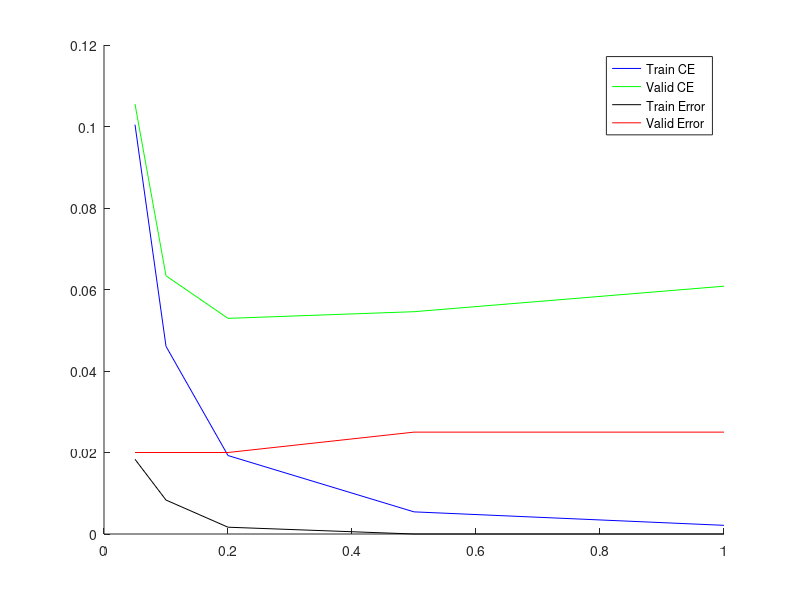

Source code (MATLAB):
data = [0.010000, 0.687340, 0.687621, 0.070000, 0.050000;
0.050000, 0.100447, 0.105500, 0.018333, 0.020000;
0.100000, 0.046057, 0.063364, 0.008333, 0.020000;
0.200000, 0.019255, 0.052920, 0.001667, 0.020000;
0.500000, 0.005433, 0.054553, 0.000000, 0.025000;
1.000000, 0.002129, 0.060810, 0.000000, 0.025000];

hold on;
plot(data(2:6,1),data(2:6,2), 'b');
plot(data(2:6,1),data(2:6,3), 'g');
plot(data(2:6,1),data(2:6,4), 'k');
plot(data(2:6,1),data(2:6,5), 'r');
legend('Train CE', 'Valid CE', 'Train Error', 'Valid Error');